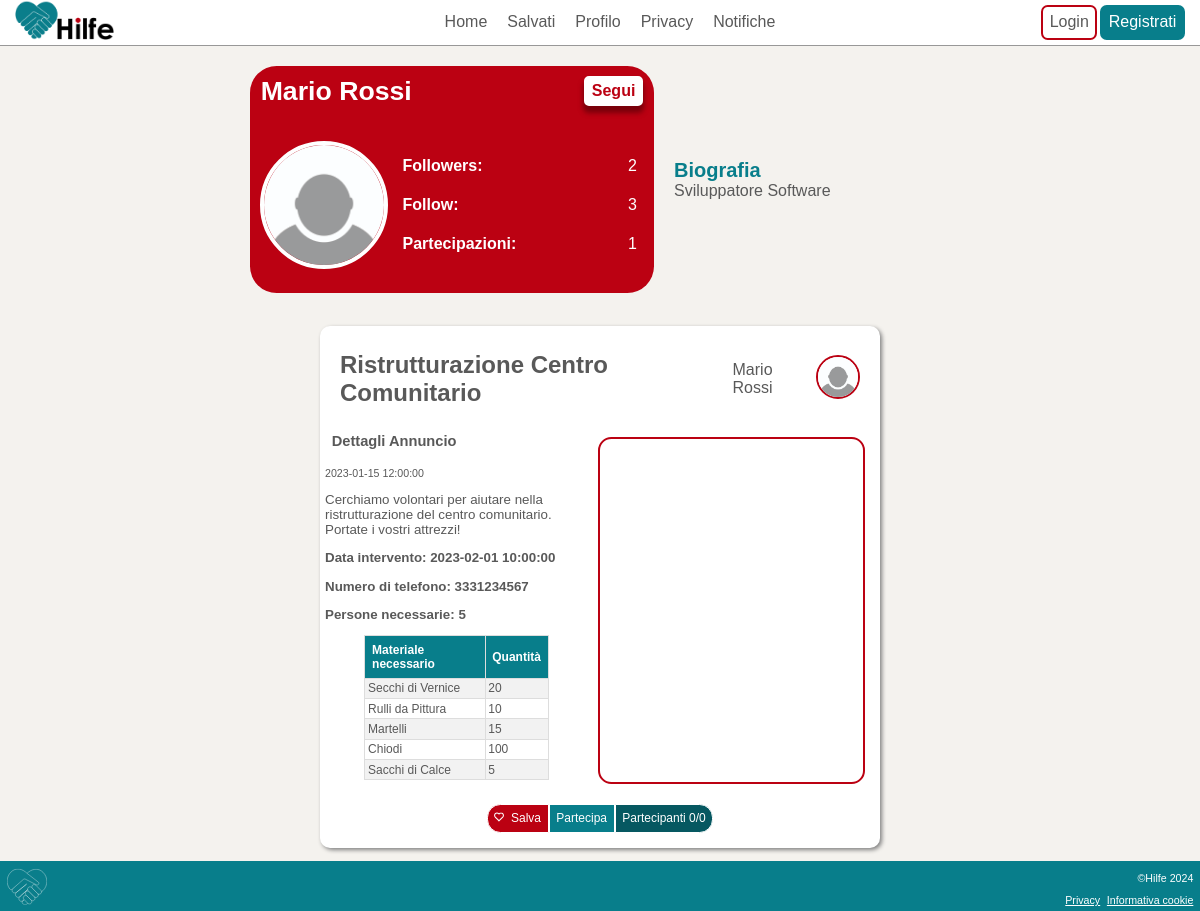
/website/profile.php, run on the app's committed database.
### tables this page shows
CREATE TABLE IF NOT EXISTS `User` (
  `idUser` INT NOT NULL,
  `Name` VARCHAR(45) NULL,
  `Surname` VARCHAR(45) NULL,
  `PhoneNumber` VARCHAR(45) NULL,
  `Email` VARCHAR(45) NOT NULL,
  `Salt` VARCHAR(100) NULL,
  `Password` VARCHAR(500) NULL,
  `Bio` VARCHAR(45) NULL,
  `Birthday` DATE NULL,
  `PubKey` VARCHAR(45) NULL,
  `FotoProfilo` VARCHAR(100) NULL,
  `Username` VARCHAR(45) NOT NULL,
  `Address` VARCHAR(500) NULL,
  `AddressLat` DECIMAL(14,10) NULL,
  `AddressLong` DECIMAL(14,10) NULL,
  PRIMARY KEY (`idUser`),
  UNIQUE INDEX `Username_UNIQUE` (`Username` ASC) ,
  UNIQUE INDEX `Email_UNIQUE` (`Email` ASC) );

CREATE TABLE IF NOT EXISTS `PostInterventi` (
  `idPostIntervento` INT NOT NULL,
  `TitoloPost` VARCHAR(100) NULL,
  `DescrizionePost` VARCHAR(500) NULL,
  `DataIntervento` DATETIME NULL,
  `DataPubblicazione` DATETIME NULL,
  `PersoneRichieste` INT UNSIGNED NULL,
  `PosizioneLongitudine` DECIMAL(14,10) NULL,
  `PosizioneLatitudine` DECIMAL(14,10) NULL,
  `Indirizzo` VARCHAR(500) NULL,
  `Autore_idUser` INT NOT NULL,
  PRIMARY KEY (`idPostIntervento`),
  INDEX `fk_PostInterventi_User1_idx` (`Autore_idUser` ASC) ,
  CONSTRAINT `fk_PostInterventi_User1`
    FOREIGN KEY (`Autore_idUser`)
    REFERENCES `User` (`idUser`)
    ON DELETE NO ACTION
    ON UPDATE NO ACTION);

CREATE TABLE IF NOT EXISTS `Materiale` (
  `idMateriale` INT NOT NULL,
  `DescrizioneMateriale` VARCHAR(200) NULL,
  `Unita` INT UNSIGNED NULL,
  `idPostIntervento` INT NOT NULL,
  PRIMARY KEY (`idMateriale`),
  INDEX `fk_Materiale_PostInterventi1_idx` (`idPostIntervento` ASC) ,
  CONSTRAINT `fk_Materiale_PostInterventi1`
    FOREIGN KEY (`idPostIntervento`)
    REFERENCES `PostInterventi` (`idPostIntervento`)
    ON DELETE NO ACTION
    ON UPDATE NO ACTION);

### website/profile.php (called while the page is built, shortened)
<?php
require 'template/base.php';
?>

### website/db/databaseMySql.php (called while the page is built, shortened)
<?php
class DatabaseHelperMySql implements DatabaseHelper
{
    private $db;
    public function __construct($servername, $username, $password, $dbname)
    {
        $this->db = new mysqli($servername, $username, $password, $dbname);
    }
    public function getUserFromId($id)
    {
        $stmt = $this->db->prepare("SELECT * FROM User WHERE idUser = ?");
        $stmt->bind_param('i', $id);
        $stmt->execute();
        $result = $stmt->get_result();
        $result = $result->fetch_all(MYSQLI_ASSOC);
        if (count($result) > 0) {
            return $result[0];
        } else {
            return false;
        }
    }
    public function getAuthorFromHelpPost($id)
    {
        $stmt = $this->db->prepare("SELECT * FROM User, PostInterventi WHERE idUser = Autore_idUser AND idPostIntervento = ?");
        $stmt->bind_param('i', $id);
        $stmt->execute();
        $result = $stmt->get_result();
        return $result->fetch_all(MYSQLI_ASSOC)[0];
    }
    public function getMaterialFromHelpPost($id)
    {
        $stmt = $this->db->prepare("SELECT * FROM Materiale WHERE idPostIntervento = ?");
        $stmt->bind_param('i', $id);
        $stmt->execute();
        $result = $stmt->get_result();
        return $result->fetch_all(MYSQLI_ASSOC);
    }
    private function getPicFromId($id)
    {
        $stmt = $this->db->prepare("SELECT FotoProfilo FROM User WHERE idUser = ?");
        $stmt->bind_param('i', $id);
        $stmt->execute();
        $result = $stmt->get_result();
        $lines = $result->fetch_all(MYSQLI_ASSOC);
        if (count($lines) == 0 || $lines[0]["FotoProfilo"] == null) {
            return DEFAULT_PIC_PATH . DEFAULT_PIC;
        } else {
            return DEFAULT_PIC_PATH . $lines[0]["FotoProfilo"];
        }
    }
    public function getProfilePic($id)
    {
        return $this->getPicFromId($id);
    }
    public function getFollowing($id)
    {
        $stmt = $this->db->prepare("SELECT * FROM Seguiti WHERE idSeguace = ?");
        $stmt->bind_param('i', $id);
        $stmt->execute();
        $result = $stmt->get_result();
        return $result->fetch_all(MYSQLI_ASSOC);
    }
    public function getFollower($id)
    {
        $stmt = $this->db->prepare("SELECT * FROM Seguiti WHERE idSeguito = ?");
        $stmt->bind_param('i', $id);
        $stmt->execute();
        $result = $stmt->get_result();
        return $result->fetch_all(MYSQLI_ASSOC);
    }
    public function getParticipations($id)
    {
        $stmt = $this->db->prepare("SELECT * FROM PostInterventi,Interventi WHERE idPostIntervento = idPostInterventi AND idUser = ?");
        $stmt->bind_param('i', $id);
        $stmt->execute();
        $result = $stmt->get_result();
        return $result->fetch_all(MYSQLI_ASSOC);
    }
    public function getPostsFromUser($id)
    {
        $stmt = $this->db->prepare("SELECT * FROM PostInterventi WHERE Autore_idUser = ? ORDER BY idPostIntervento DESC ");
        $stmt->bind_param('i', $id);
        $stmt->execute();
        $result = $stmt->get_result();
        return $result->fetch_all(MYSQLI_ASSOC);
    }
    public function isFollowing($id)
    {
        if (isLogged()) {
            $stmt = $this->db->prepare("SELECT * FROM Seguiti WHERE idSeguace = ? AND idSeguito = ? ");
            $stmt->bind_param('ii',  $_SESSION["idUser"], $id);
            $stmt->execute();
            $result = $stmt->get_result();
            return count($result->fetch_all(MYSQLI_ASSOC)) == 1;
        } else {
            return false;
        }
    }
}
$dbh = new DatabaseHelperMySql("localhost", "root", "", "HilfeDb", 3306);

### website/template/article.php (the view, shortened to what this page needs)
<?php require_once('map.php'); ?>
<?php if(isset($post["idPostIntervento"])):?>
<article class="HelpPost" id="<?php echo $post["idPostIntervento"]; ?>,<?php echo $post["PersoneRichieste"]; ?>">
    <header>
        <h1><?php echo $post["TitoloPost"]; ?></h1>
        <div class="infoUtente">
            <a href="profile.php?id=<?php echo $post["Autore_idUser"];?>" class="nomeAutore"><?php $autore = $dbh->getAuthorFromHelpPost($post["idPostIntervento"]);
                                                            echo $autore["Name"] . " " . $autore["Surname"] ?></a>
            <a href="profile.php?id=<?php echo $post["Autore_idUser"];?>"><img class="profilo" id="profilo<?php echo $post["Autore_idUser"];?>" src="../<?php echo $dbh->getProfilePic($post["Autore_idUser"]); ?>" alt="profilo"></a>
        </div>
    </header>
    <div class="content">
        <section lang="ita">
            <h3>Dettagli Annuncio</h3>
            <p class="date"><?php echo $post["DataPubblicazione"]; ?></p>
            <p><?php echo $post["DescrizionePost"]; ?></p>
            <p class="time">Data intervento: <?php echo $post["DataIntervento"]; ?></p>
            <?php if ($autore["PhoneNumber"] != null) : ?>
                <p class="phoneNumber">Numero di telefono: <?php echo $autore["PhoneNumber"]; ?></p>
            <?php endif ?>
            <p class="people">Persone necessarie: <?php echo $post["PersoneRichieste"]; ?></p>
            <?php $materiale = $dbh->getMaterialFromHelpPost($post["idPostIntervento"]);
            if (count($materiale) > 0) : ?>
                <table>
                    <tr>
                        <th>Materiale necessario</th>
                        <th>Quantità</th>
                    </tr>
                    <?php foreach ($materiale as $item) : ?>
                        <tr>
                            <td><?php echo $item["DescrizioneMateriale"]; ?></td>
                            <td><?php echo $item["Unita"]; ?></td>
                        </tr>
                    <?php endforeach ?>
                </table>
            <?php endif ?>
        </section>
        <?php insertmap($post["idPostIntervento"]) ?>
    </div>
    <footer>
        <button type="button" class="buttonSalva" id="buttonSalva<?php echo $post["idPostIntervento"] ?>" onclick=<?php if(isLogged()) {echo "\"toggleSalva(".$post["idPostIntervento"]." ,".$post["PersoneRichieste"].")\"";}else{echo "toLoginPage()";}?>><img class="iconButton" src="../Icons/HeartEmpty.svg" alt="">Salva</button><button type="button" class="buttonPartecipa" id="buttonPartecipa<?php echo $post["idPostIntervento"] ?>" name="Partecipa" onclick=<?php if(isLogged()) {echo "\"togglePartecipa(".$post["idPostIntervento"]." ,".$post["PersoneRichieste"].")\"";}else{echo "toLoginPage()";}?>>Partecipa</button><button type="button" class="buttonPartecipanti" onclick=<?php echo "\"openPopup(".$post["idPostIntervento"].")\""?> data-progress-text="Partecipa" data-complete-text="Al completo"><span id="progress<?php echo $post["idPostIntervento"] ?>" class="button__progress"></span><span id="partecipaLablel<?php echo $post["idPostIntervento"] ?>" class="button__text">Partecipanti 0/0</span></button>
    </footer>
</article>
    <?php endif;?>

### website/template/profile-list.php (shortened to what this page needs)
<?php
$source = 1;
$user = $dbh->getUserFromId($source);
?>
<section class="infoUtenteProfilo">
    <div class="mainInfo">
        <header class="topInfo">
            <h1 class="nomeUtente"><?php echo $user["Name"] . " " . $user["Surname"] ?></h1>
            <input class="segui <?php if ($dbh->isFollowing($source)) {
                                    echo "seguito";
                                } ?>" type="button" name="Segui" value="<?php if (isLogged() && $source == $_SESSION["idUser"]) {
                                                                            echo "Modifica";
                                                                        } else if ($dbh->isFollowing($source)) {
                                                                            echo "Seguito";
                                                                        } else {
                                                                            echo "Segui";
                                                                        } ?>" <?php
                                                                                if (isLogged()) {
                                                                                    if ($source == $_SESSION["idUser"]) {
                                                                                        echo "onclick=\"toProfileEditPage()\"";
                                                                                    } else {
                                                                                        echo "onclick=\"toggleFollow(" . $source . ")\"";
                                                                                    }
                                                                                } else {
                                                                                    echo "onclick=\"toLoginPage()\"";
                                                                                }
                                                                                ?>>
        </header>
        <div class="bottomInfo">
            <img class="fotoProfiloPrincipale" src="../<?php echo $dbh->getProfilePic($source); ?>" alt="Foto profilo di <?php echo $user["Name"] . " " . $user["Surname"] ?>" />
            <ul>
                <li><a href="follower.php?id=<?php echo $source ?>">Followers:</a>
                    <p id="followersCount"><?php echo count($dbh->getFollower($source)); ?></p>
                </li>
                <li><a href="following.php?id=<?php echo $source ?>">Follow:</a>
                    <p id="followedCount"><?php echo count($dbh->getFollowing($source)); ?></p>
                </li>
                <li><a href="participations.php?id=<?php echo $source ?>">Partecipazioni:</a>
                    <p id="particiationsCount"><?php echo count($dbh->getParticipations($source)); ?></p>
                </li>
            </ul>
        </div>
    </div>
    <aside class="bio">
        <h2>Biografia</h2>
        <p><?php echo $user["Bio"] ?></p>
    </aside>
</section>
<div class="centralContent">
    <main class="articles">
        <?php
        foreach ($dbh->getPostsFromUser($source) as $post) : ?>
            <?php include 'article.php'; ?>
        <?php endforeach; ?>
    </main>
</div>

### website/template/map.php
<?php
function insertmap($id)
{ ?>
    <div id="map<?php echo $id; ?>" class="openmap"></div>
<?php
}
?>

### css/style.css (style rules this page uses)
:root { --hilfeGrey: #595959; --hilfeRed: #bb0112; --hilfeBlue: #087e8b; }
body { font-family: "Helvetica"; margin: 1pt; display: flex; flex-direction: column; min-height: 100dvh; margin: 0; padding: 0; background-color: #f4f2ee; }
.centralContent { flex: 1; }
.iconButton { width: 10px; margin-right: 5pt; }
@media screen and (min-width: 768px) { .profilo { margin-bottom: 2pt; } }

### css/styleUserProfile.css (style rules this page uses)
.profilo { float:right; border: 2px solid var(--hilfeRed); border-radius: 50%; width: 40px; height: 40px; background-repeat: no-repeat; background-position: center center; }
.centralContent { display: flex; flex-direction: column; align-items: center; width: 100%; max-width: 700px; margin:0 auto; }
.articles { width: 95%; }
.fotoProfiloPrincipale { height: 120px; width: auto; border-radius: 50%; border:4px solid white; }
.segui { border-radius:5px; border: 2px solid white; float:right; background-color:white; color: var(--hilfeRed); font-weight: bold; font-size:12pt; box-shadow: 0px 6px 5px 1px #79000b; max-width: 100px; max-height: 30px; }
body { display:flex; flex-direction: column; }
.nomeUtente { font-size: 20pt; color:white; margin:0; width:70%; }
.infoUtenteProfilo { display: flex; flex-direction: column; justify-content: center; max-width: 700px; }
.mainInfo { margin: 5pt 0; display: flex; flex-direction: column; background-color: var(--hilfeRed); border-radius: 20pt; }
.topInfo { display: flex; flex-direction: row; justify-content: space-between; margin: 5pt; padding: 3pt; }
.bottomInfo { display: flex; flex-direction: row; align-items: center; justify-content:space-around; padding:5pt; }
.bottomInfo ul { width: 60%; line-height: 5pt; max-width: 300px; }
.bottomInfo ul li { color:white; display: flex; flex-direction: row; justify-content: space-between; align-items: center; }
.bio { margin:10pt auto; display: flex; flex-direction: column; width:90%; border-bottom: 1px solid var(--hilfeBlue); border-top: 1px solid var(--hilfeBlue); padding:5pt; }
.bio h2, .bio p { margin:0; padding:0; }
.bio h2 { text-align: left; color:var(--hilfeBlue) ; }
.bio p { text-align: justify; color: var(--hilfeGrey); }
.bottomInfo ul { padding:5pt; display: flex; flex-direction: column; list-style: none; justify-content:center; }
.bottomInfo li a { color:white; text-decoration: none; font-size: 12pt; font-weight: bold; }
@media screen and (min-width: 768px) { .articles { width:80%; } }
@media screen and (min-width: 768px) { .mainInfo { width: 60%; } }
@media screen and (min-width: 768px) { .bio { width: 40%; margin-left: 10pt; border:none; } }
@media screen and (min-width: 768px) { .infoUtenteProfilo { margin:10pt auto; width:80%; display: flex; flex-direction: row; align-items: center; justify-content: center; } }

### css/styleLayoutDesktop.css (style rules this page uses)
.centralContent { display: flex; flex-direction: column; align-items: center; }
h3 { font-size: 11pt; }
h2 { font-size: 15pt; font-weight: bold; color: white; padding: 5pt; }
@media screen and (min-width: 768px) { .centralContent { justify-content: center; flex-direction: row; align-items: flex-start; margin-top: 10pt; } }

### data on the page
user: Name "Mario", Surname "Rossi", Bio "Sviluppatore Software"
postinterventi: TitoloPost "Ristrutturazione Centro Comunitario", Autore_idUser.Name "Mario", Autore_idUser.Surname "Rossi", DataPubblicazione "2023-01-15 12:00:00", DescrizionePost "Cerchiamo volontari per aiutare nella ristrutturazione del centro comunitario. Portate i vostri attrezzi!", DataIntervento "2023-02-01 10:00:00", Autore_idUser.PhoneNumber "3331234567", PersoneRichieste "5"
materiale: DescrizioneMateriale "Secchi di Vernice", Unita "20"
materiale: DescrizioneMateriale "Rulli da Pittura", Unita "10"
materiale: DescrizioneMateriale "Martelli", Unita "15"
materiale: DescrizioneMateriale "Chiodi", Unita "100"
materiale: DescrizioneMateriale "Sacchi di Calce", Unita "5"

### other printed values
count($dbh->getFollower($source)) "2"
count($dbh->getFollowing($source)) "3"
count($dbh->getParticipations($source)) "1"
